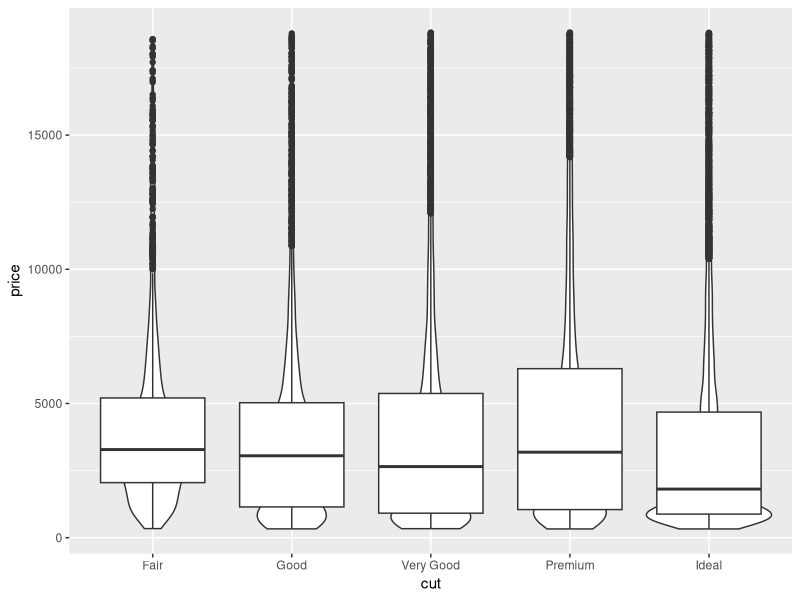
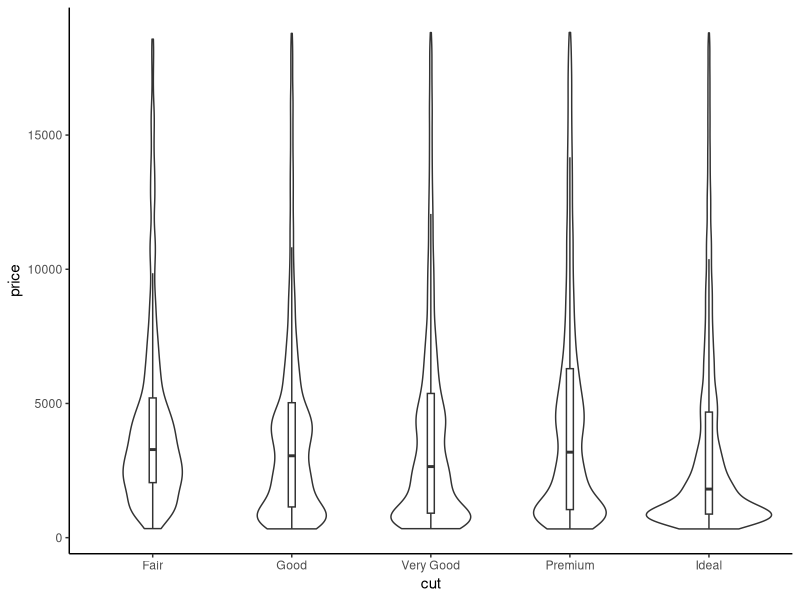
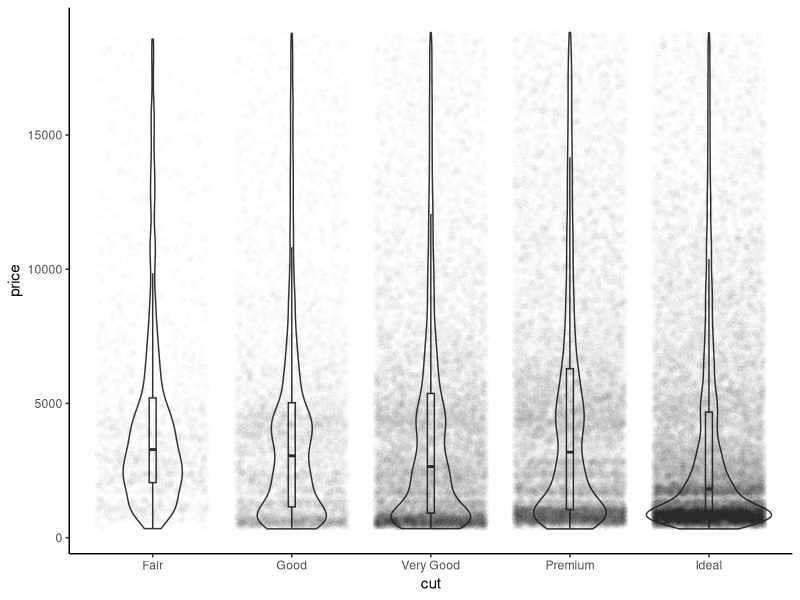
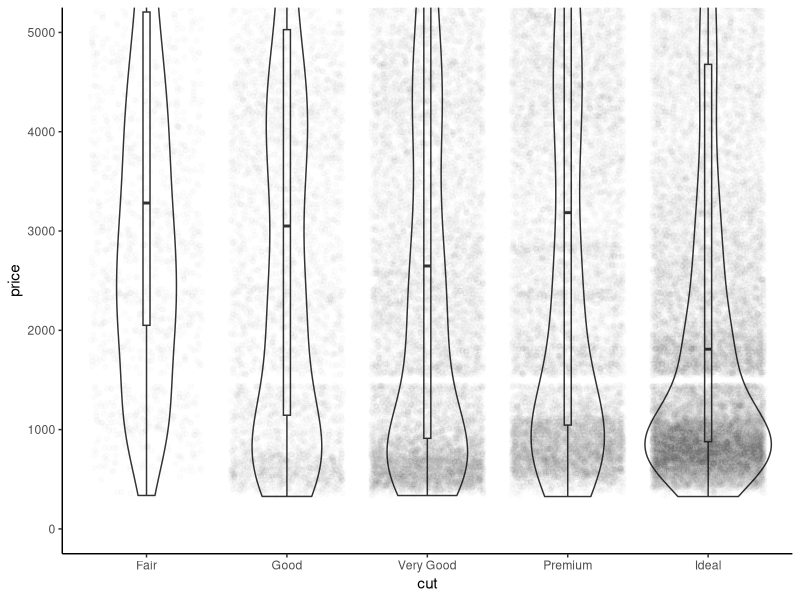
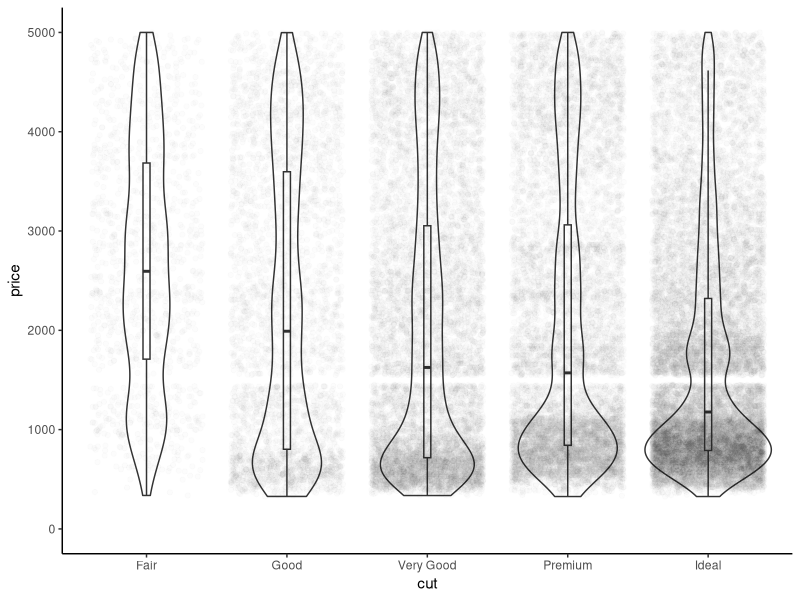
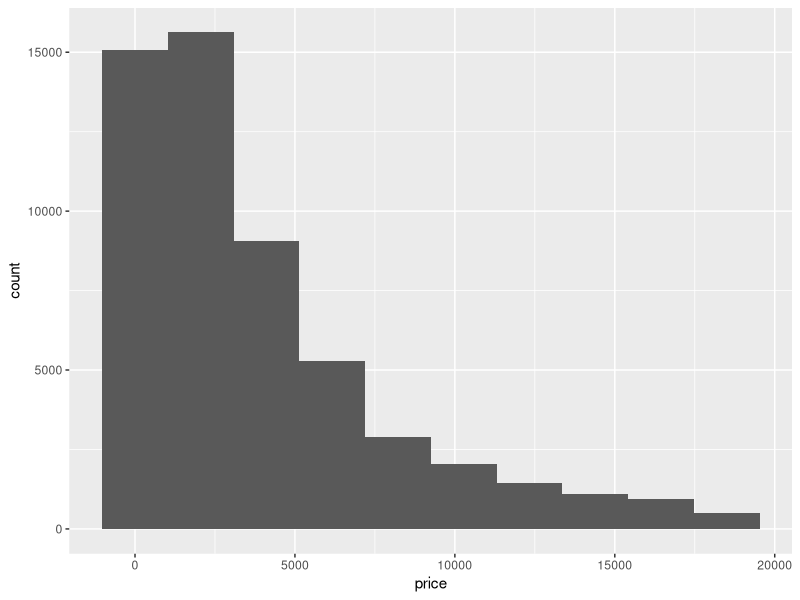
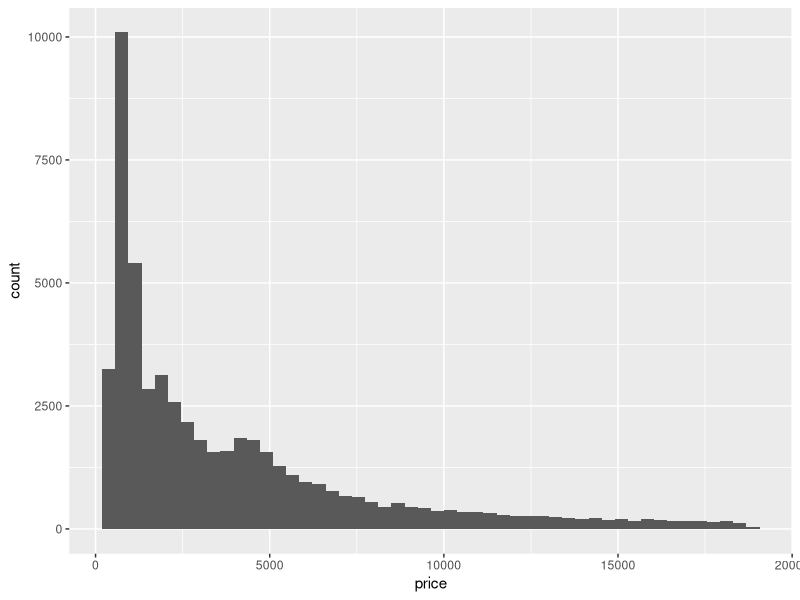
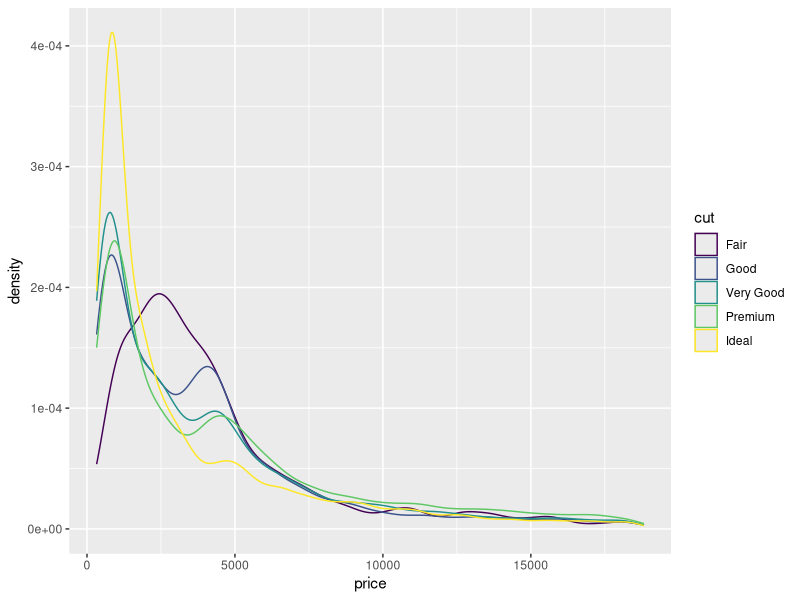

These charts were generated, in order, by the following R code:
## ---- chunk 1
library(tidyverse)

here::here()
## ---- chunk 2
head(diamonds)
summary(diamonds)
glimpse(diamonds)
## ---- chunk 3
diamonds |>
  ggplot(aes(x = cut, y = price)) +
  geom_violin() +
  geom_boxplot()
## ---- chunk 4
diamonds |>
  ggplot(aes(x = cut, y = price)) +
  geom_violin() +
  geom_boxplot(width = .05, outliers = F) +
  theme_classic()
## ---- chunk 5
diamonds |>
  ggplot(aes(x = cut, y = price)) +
  geom_violin() +
  geom_boxplot(width = .05, outliers = F) +
  geom_jitter(alpha = .01) +
  theme_classic()
## ---- chunk 6
diamonds |>
  ggplot(aes(x = cut, y = price)) +
  geom_violin() +
  geom_boxplot(width = .05, outliers = F) +
  geom_jitter(alpha = .01) +
  coord_cartesian(ylim = c(0, 5000)) +
  theme_classic()

diamonds |>
  ggplot(aes(x = cut, y = price)) +
  geom_violin() +
  geom_boxplot(width = .05, outliers = F) +
  geom_jitter(alpha = .01) +
  ylim(0, 5000) +
  theme_classic()
## ---- chunk 7
diamonds |>
  ggplot(aes(x = price)) +
  geom_histogram(bins = 10)

diamonds |>
  ggplot(aes(x = price)) +
  geom_histogram(bins = 50)
## ---- chunk 8
diamonds |>
  ggplot(aes(x = price, color = cut)) +
  geom_density()
## ---- chunk 9
diamonds |>
  ggplot(aes(x = price, color = cut)) +
  geom_density(linewidth = 2) +
  coord_cartesian(expand = F) +
  theme_classic(base_size = 14)
## ---- chunk 10
diamonds_clean <- diamonds |>
  pivot_longer(c(x, y, z),
               names_to = "dimension", values_to = "measurement") |>
  mutate(measurement = ifelse(measurement > 20 | measurement == 0, NA, measurement),
         dimension = factor(dimension, levels = c("x", "y", "z"), labels = c("length", "width", "depth")))
## ---- chunk 11
diamonds_clean |>
  ggplot(aes(x = measurement)) +
  geom_histogram(bins = 15) 
## ---- chunk 12
diamonds_clean |>
  ggplot(aes(x = measurement)) +
  geom_histogram(bins = 15) +
  facet_wrap(~ dimension, scales = "free_x")
## ---- chunk 13
diamonds_clean |>
  ggplot(aes(x = measurement, fill = cut)) +
  geom_histogram(bins = 15, position = "fill") +
  facet_wrap(~ dimension, scales = "free_x")
## ---- chunk 14
diamonds_clean |>
  ggplot(aes(x = measurement, y = price, color = cut)) +
  geom_point(alpha = .02) +
  facet_wrap(~ dimension, scales = "free_x")
## ---- chunk 15
diamonds_clean |>
  ggplot(aes(x = measurement, y = price, color = cut)) +
  geom_point(alpha = .02, shape = 16) +
  facet_wrap(~ dimension, scales = "free_x") +
  theme_classic(base_size = 14) +
  labs(x = "Measurement", y = "Price", color = "Cut") +
  guides(color = guide_legend(override.aes = list(alpha = 1, size = 3))) +
  theme(aspect.ratio = 1)
## ---- chunk 16
diamonds |>
  ggplot(aes(x = carat)) +
  geom_histogram(bins = 500)
## ---- chunk 17
diamonds_clean |>
  filter(dimension == "depth") |>
  ggplot(aes(x = carat, y = price)) +
  geom_point(alpha = .05, shape = 16)
## ---- chunk 18
diamonds_clean |>
  filter(dimension == "depth") |>
  ggplot(aes(x = carat, y = price, color = clarity)) +
  geom_point(alpha = .05, shape = 16)
## ---- chunk 19
diamonds_clean |>
  filter(dimension == "depth") |>
  ggplot(aes(x = carat, y = price, color = clarity)) +
  geom_point(alpha = .05, shape = 16) +
  scale_y_continuous("Price", labels = scales::label_currency()) +
  guides(color = guide_legend(override.aes = list(alpha = 1, size = 3)),
        x = guide_axis(cap = T), y = guide_axis(cap = T)) +
  labs(x = "Carat", color = "Clarity") +
  theme_classic(base_size = 15) +
  theme(legend.position = "bottom",
        aspect.ratio = 1)
